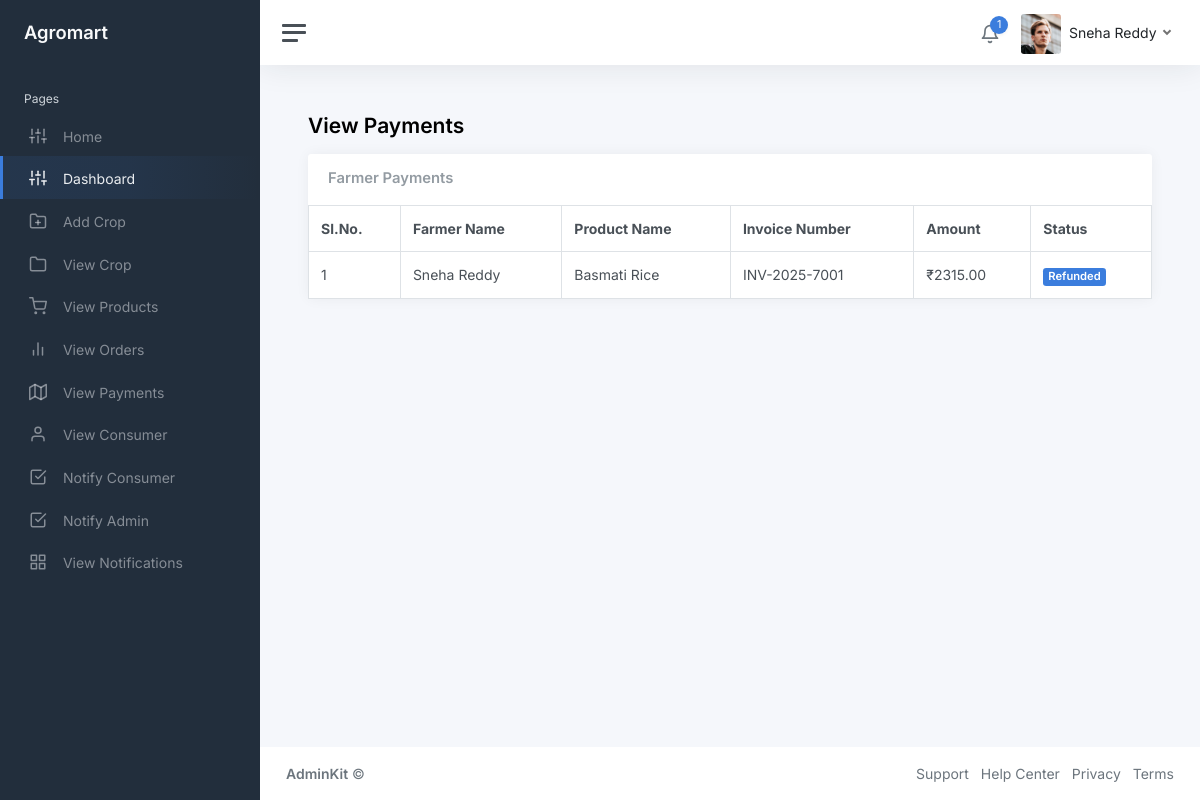
The app's page /farmer/view-payments.php (signed in) with its own data.
### tables this page shows
CREATE TABLE IF NOT EXISTS `orders` (
  `order_id` int NOT NULL AUTO_INCREMENT,
  `farmer_id` int NOT NULL,
  `product_id` int NOT NULL,
  `invoice_number` varchar(30) NOT NULL,
  `amount` int NOT NULL,
  `status` varchar(30) NOT NULL,
  `datetime` timestamp NOT NULL DEFAULT CURRENT_TIMESTAMP,
  PRIMARY KEY (`order_id`)
);

CREATE TABLE IF NOT EXISTS `farmers` (
  `farmer_id` int NOT NULL AUTO_INCREMENT,
  `farmer_name` varchar(30) NOT NULL,
  `farmer_email` varchar(30) NOT NULL,
  `farmer_contact_number` varchar(12) NOT NULL,
  `farmer_address` text NOT NULL,
  `farmer_username` varchar(30) NOT NULL,
  `farmer_password` varchar(30) NOT NULL,
  PRIMARY KEY (`farmer_id`)
);

CREATE TABLE IF NOT EXISTS `products` (
  `product_id` int NOT NULL AUTO_INCREMENT,
  `product_name` varchar(30) NOT NULL,
  `product_description` text NOT NULL,
  `product_amount` int NOT NULL,
  `consumer_id` int NOT NULL,
  `image_location` text NOT NULL,
  PRIMARY KEY (`product_id`)
);

CREATE TABLE IF NOT EXISTS `payments` (
  `payment_id` int NOT NULL AUTO_INCREMENT,
  `invoice_number` varchar(30) NOT NULL,
  `status` varchar(30) NOT NULL,
  `datetime` timestamp NOT NULL DEFAULT CURRENT_TIMESTAMP,
  `amount` int NOT NULL,
  PRIMARY KEY (`payment_id`)
);

### farmer/view-payments.php (the view, shortened to what this page needs)
<?php
include './includes/connection.php';
?>
<!DOCTYPE html>
<html lang="en">
<head>
	<link href="css/app.css" rel="stylesheet">
</head>
<body>
	<div class="wrapper">
		<?php include('./includes/sidebar.php'); ?>
		<div class="main">
			<?php include('./includes/navbar.php'); ?>
			<main class="content">
				<div class="container-fluid p-0">
					<h1 class="h3 mb-3"><strong>View Payments</strong></h1>
					<div class="row">
						<div class="col-12 d-flex">
							<div class="card flex-fill">
								<div class="card-header">
									<h5 class="card-title mb-0">Farmer Payments</h5>
								</div>
								<table class="table table-bordered my-0">
									<thead>
										<tr>
											<th>Sl.No.</th>
											<th class="d-none d-xl-table-cell">Farmer Name</th>
											<th class="d-none d-xl-table-cell">Product Name</th>
											<th class="d-none d-xl-table-cell">Invoice Number</th>
											<th class="d-none d-xl-table-cell">Amount</th>
											<th>Status</th>
										</tr>
									</thead>
									<tbody>
										<?php
											$id=$_SESSION['farmer_id'];
											$query=mysqli_query($con,"SELECT f.farmer_name, p.product_name, o.invoice_number, o.amount, a.status from orders O
											left join farmers F on O.farmer_id=F.farmer_id
											left join products P on P.product_id=O.product_id
                                            LEFT JOIN payments A on A.invoice_number=O.invoice_number where F.farmer_id=$id") or die(mysqli_error($con));
											if(mysqli_num_rows($query)){
												$i=1;
												while($row=mysqli_fetch_array($query)){
										?>
										<tr>
											<td><?php echo $i; ?></td>
											<td class="d-none d-xl-table-cell"><?php echo $row['farmer_name']; ?></td>
											<td class="d-none d-xl-table-cell"><?php echo $row['product_name']; ?></td>
											<td class="d-none d-xl-table-cell"><?php echo $row['invoice_number']; ?></td>
											<td class="d-none d-md-table-cell">&#8377;<?php echo $row['amount']; ?>.00</td>
											<td><span class="badge bg-primary"><?php echo $row['status']; ?></span></td>
										</tr>
										<?php
												$i++;
												}
											}
										?>
									</tbody>
								</table>
							</div>
						</div>
					</div>
				</div>
			</main>
			<?php include('./includes/footer.php'); ?>
		</div>
	</div>
</body>
</html>

### records on screen
orders: farmer.farmer_name "Sneha Reddy", product.product_name "Basmati Rice", invoice_number "INV-2025-7001", amount "2315", payments.status "Refunded"

### other values on screen
$Count "1"
$Name "Sneha Reddy"
